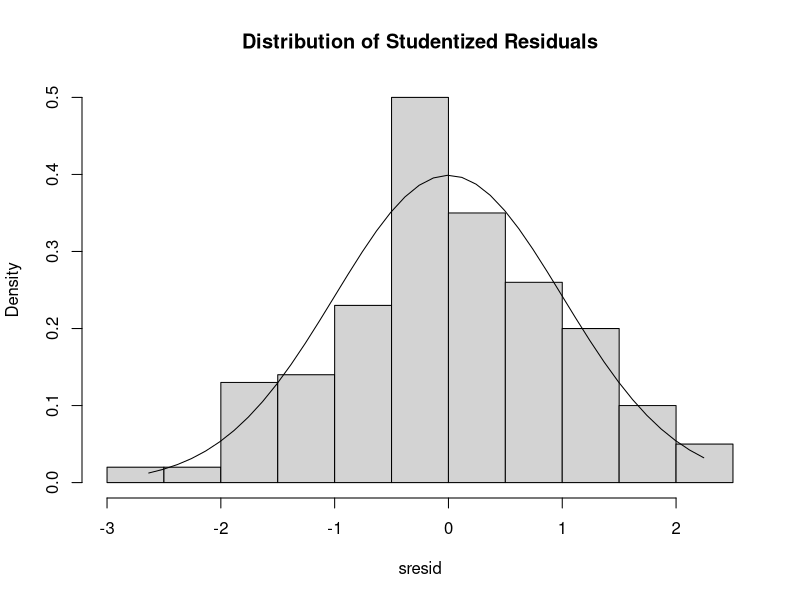
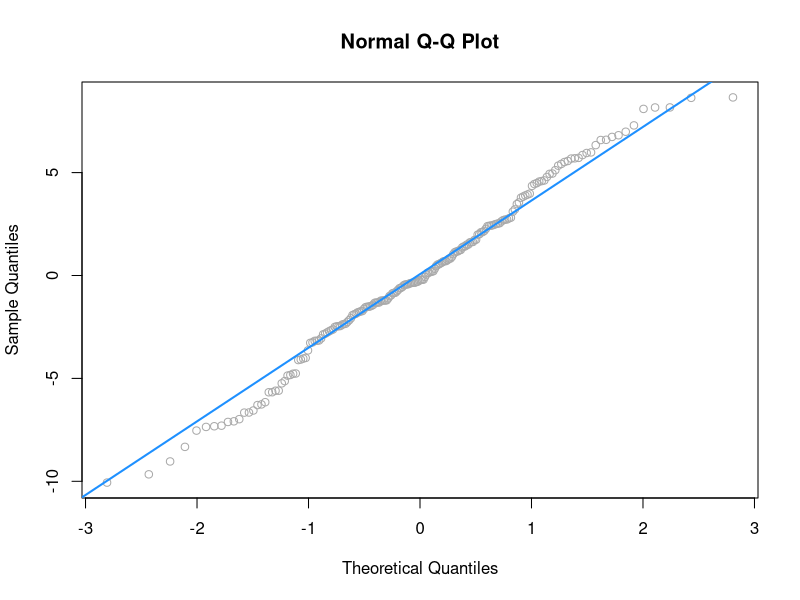
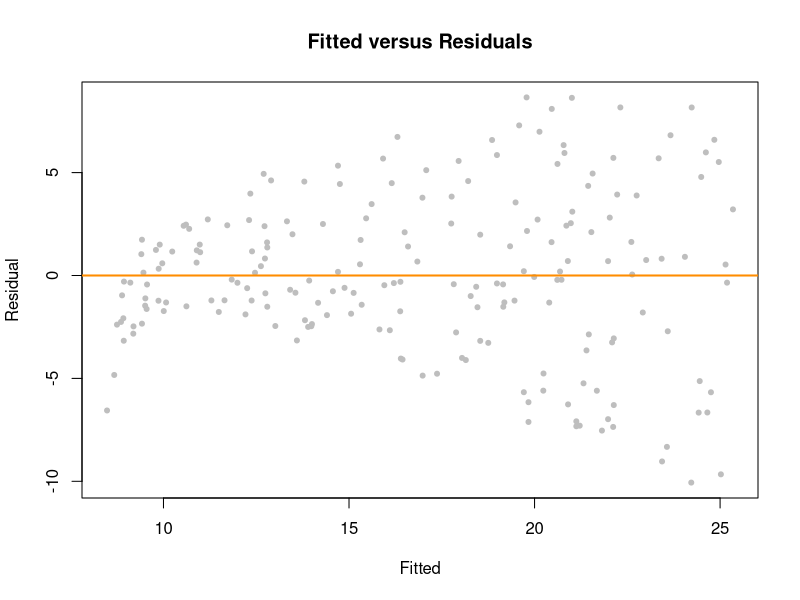

Generate these figures, in order, with R:
## ---- chunk 1
knitr::opts_chunk$set(echo = TRUE)
## ---- chunk 2
##TASK 8. Linear Models I
##Upload the dataset
MarketData<- read.csv("marketing.csv")
## ---- chunk 3
##Check the data types
str(MarketData)
## ---- chunk 4
##Check whether there is a correlation between the two
cor(MarketData$sales, MarketData$facebook)
## ---- chunk 5
library(lmtest)# for function "bptest" and "dwtest"
library(MASS)# to create the histogram of the residuals
## ---- chunk 6
## Run the simple regression model
fit <- lm(sales ~ youtube, data = MarketData)
## ---- chunk 7
## summarize the results
summary(fit)
## ---- chunk 8
##Fit the Linear Regression Model
#Check the assumptions
# histogram of the residuals
sresid <- studres(fit)
hist(sresid, freq=FALSE,
     main="Distribution of Studentized Residuals")
xfit<-seq(min(sresid),max(sresid),length=40)
yfit<-dnorm(xfit)
lines(xfit, yfit)
#The histogram looks like a bell-curve. Therefore,residuals might be normally distributed 
## ---- chunk 9
##QQ-plot of the residuals
qqnorm(resid(fit), col = "darkgrey")
qqline(resid(fit), col = "dodgerblue", lwd = 2)
 ##Because the vast majority of points on or very near the line, the residuals may be normally distributed.
## ---- chunk 10
shapiro.test(resid(fit))
##The large p-value (i.e., larger than 0.05) indicates the normality of the residuals.
## ---- chunk 11
##homoscedasticity (Non-constant Error Variance)
plot(fitted(fit), resid(fit), col = "grey", pch = 20,
     xlab = "Fitted", ylab = "Residual",
     main = "Fitted versus Residuals")
abline(h = 0, col = "darkorange", lwd = 2)
#The fitted versus residuals plot looks good. We don’t see any obvious pattern, and the variance looks roughly constant. (Maybe a little larger for large fitted values, but not enough to worry about.)
## ---- chunk 12
##Non-independence of residuals using the Durbin-Watson test 
dwtest(fit)
##The large p-value (i.e., larger than 0.05) indicates that residuals are independent
